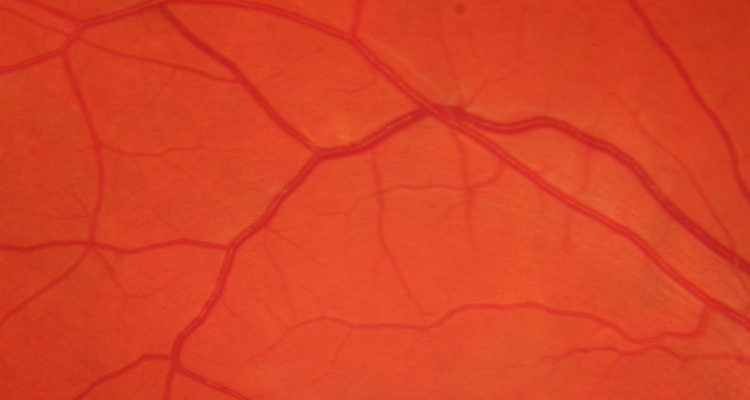
#> input picture images/2106753_vesselimage.jpg, 1500 x 799 px (shown at 1/2 size)
$ jupyter execute vessel_segmentation.ipynb   (shell and % lines are left out)
#> lines starting #> are read from the running program, lines starting #| are printed output that depends on the picture; after the words box and inside, x2 and y2 are one past the last pixel; in counts of white or black regions, pixels touching at a corner belong together; long printed decimals are rounded
### sknw.py
import numpy as np
from numba import jit
import networkx as nx

def neighbors(shape):
    dim = len(shape)
    block = np.ones([3]*dim)
    block[tuple([1]*dim)] = 0
    idx = np.where(block>0)
    idx = np.array(idx, dtype=np.uint8).T
    idx = np.array(idx-[1]*dim)
    acc = np.cumprod((1,)+shape[::-1][:-1])
    return np.dot(idx, acc[::-1])

@jit(nopython=True) # my mark
def mark(img, nbs): # mark the array use (0, 1, 2)
    img = img.ravel()
    for p in range(len(img)):
        if img[p]==0:continue
        s = 0
        for dp in nbs:
            if img[p+dp]!=0:s+=1
        if s==2:img[p]=1
        else:img[p]=2

@jit(nopython=True) # trans index to r, c...
def idx2rc(idx, acc):
    rst = np.zeros((len(idx), len(acc)), dtype=np.int16)
    for i in range(len(idx)):
        for j in range(len(acc)):
            rst[i,j] = idx[i]//acc[j]
            idx[i] -= rst[i,j]*acc[j]
    rst -= 1
    return rst

@jit(nopython=True) # fill a node (may be two or more points)
def fill(img, p, num, nbs, acc, buf):
    img[p] = num
    buf[0] = p
    cur = 0; s = 1; iso = True;

    while True:
        p = buf[cur]
        for dp in nbs:
            cp = p+dp
            if img[cp]==2:
                img[cp] = num
                buf[s] = cp
                s+=1
            if img[cp]==1: iso=False
        cur += 1
        if cur==s:break
    return iso, idx2rc(buf[:s], acc)

@jit(nopython=True) # trace the edge and use a buffer, then buf.copy, if use [] numba not works
def trace(img, p, nbs, acc, buf):
    c1 = 0; c2 = 0;
    newp = 0
    cur = 1
    while True:
        buf[cur] = p
        img[p] = 0
        cur += 1
        for dp in nbs:
            cp = p + dp
            if img[cp] >= 10:
                if c1==0:
                    c1 = img[cp]
                    buf[0] = cp
                else:
                    c2 = img[cp]
                    buf[cur] = cp
            if img[cp] == 1:
                newp = cp
        p = newp
        if c2!=0:break
    return (c1-10, c2-10, idx2rc(buf[:cur+1], acc))

@jit(nopython=True) # parse the image then get the nodes and edges
def parse_struc(img, nbs, acc, iso, ring):
    img = img.ravel()
    buf = np.zeros(131072, dtype=np.int64)
    num = 10
    nodes = []
    for p in range(len(img)):
        if img[p] == 2:
            isiso, nds = fill(img, p, num, nbs, acc, buf)
            if isiso and not iso: continue
            num += 1
            nodes.append(nds)
    edges = []
    for p in range(len(img)):
        if img[p] <10: continue
        for dp in nbs:
            if img[p+dp]==1:
                edge = trace(img, p+dp, nbs, acc, buf)
                edges.append(edge)
    if not ring: return nodes, edges
    for p in range(len(img)):
        if img[p]!=1: continue
        img[p] = num; num += 1
        nodes.append(idx2rc([p], acc))
        for dp in nbs:
            if img[p+dp]==1:
                edge = trace(img, p+dp, nbs, acc, buf)
                edges.append(edge)
    return nodes, edges

# use nodes and edges build a networkx graph
def build_graph(nodes, edges, multi=False, full=True):
    os = np.array([i.mean(axis=0) for i in nodes])
    if full: os = os.round().astype(np.uint16)
    graph = nx.MultiGraph() if multi else nx.Graph()
    for i in range(len(nodes)):
        graph.add_node(i, pts=nodes[i], o=os[i])
    for s,e,pts in edges:
        if full: pts[[0,-1]] = os[[s,e]]
        l = np.linalg.norm(pts[1:]-pts[:-1], axis=1).sum()
        graph.add_edge(s,e, pts=pts, weight=l)
    return graph

# [6 lines left out: function mark_node, not called in this run]

def build_sknw(ske, multi=False, iso=True, ring=True, full=True):
    buf = np.pad(ske, (1,1), mode='constant').astype(np.uint16)
    nbs = neighbors(buf.shape)
    acc = np.cumprod((1,)+buf.shape[::-1][:-1])[::-1]
    mark(buf, nbs)
    nodes, edges = parse_struc(buf, nbs, acc, iso, ring)
    return build_graph(nodes, edges, multi, full)

# draw the graph
# [13 lines left out: function draw_graph, not called in this run]

# [36 lines that do not run on import are left out]

### vessel_segmentation.ipynb
[cell 1]
import numpy as np
import time
import scipy.ndimage
import matplotlib.pylab as plt
import skimage.filters as filters
from scipy import signal
from scipy.fftpack import fftn, ifftn, fftshift, ifftshift
from scipy.ndimage import binary_fill_holes
from skimage import io, color, util
from skimage.filters import threshold_otsu, threshold_local
from skimage.morphology import square, rectangle, diamond, disk, cube, octahedron, ball, star, octagon
from skimage.morphology import binary_dilation, binary_erosion, binary_opening, binary_closing
from skimage.morphology import dilation, erosion, opening, closing, white_tophat, remove_small_objects

# Extraction

[cell 2]
# disect image into RGB channels

im_colour = io.imread("images/2106753_vesselimage.jpg")
#> im_colour is the input picture: shape (799, 1500, 3); mean R, G, B 216.2, 66.1, 37.7

plt.figure(figsize=(25,25))
plt.subplot(2,4,1)
plt.imshow(im_colour)
plt.axis('off')
plt.title('Colour Image')

plt.subplot(2,4,2)
red = im_colour[:,:,0]
plt.imshow(red, cmap='gray')
plt.axis('off')
plt.title('Red Image')

plt.subplot(2,4,3)
green = im_colour[:,:,1]
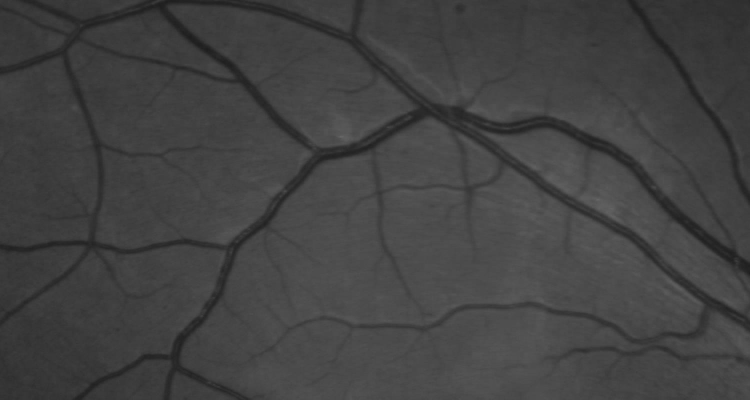
#> green: shape (799, 1500) (shown at 1/2 size); min 28, max 104, mean 66.1
plt.imshow(green, cmap='gray')
plt.axis('off')
plt.title('Green Image')

plt.subplot(2,4,4)
blue = im_colour[:,:,2]
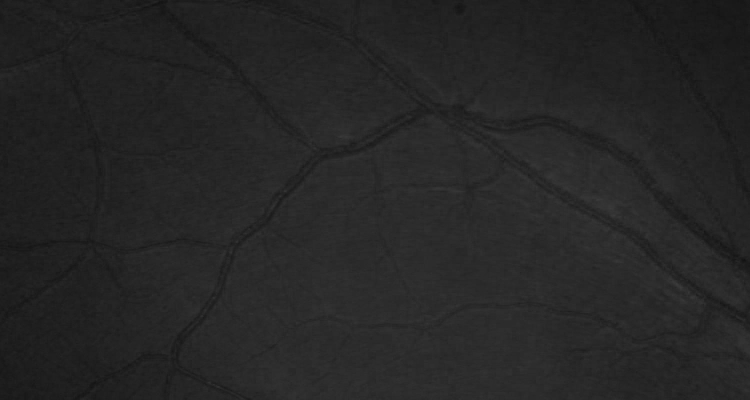
#> blue: shape (799, 1500) (shown at 1/2 size); min 16, max 60, mean 37.7
plt.imshow(blue, cmap='gray')
plt.axis('off')
plt.title('Blue Image')

[cell 3]
# transform rgb image into HSV
imhsv = color.rgb2hsv(im_colour)
#> imhsv: shape (799, 1500, 3) float64; mean of channels 0, 1, 2 0.0266, 0.826, 0.848

# displaying each hsv channel
plt.figure(figsize=(25,25))
plt.subplot(2,4,1)
plt.imshow(imhsv)
plt.axis('off')
plt.title('Image')

plt.subplot(2,4,2)
hue = imhsv[:,:,0]
plt.imshow(hue)
plt.axis('off')
plt.title('Hue Image')

plt.subplot(2,4,3)
sat = imhsv[:,:,1]
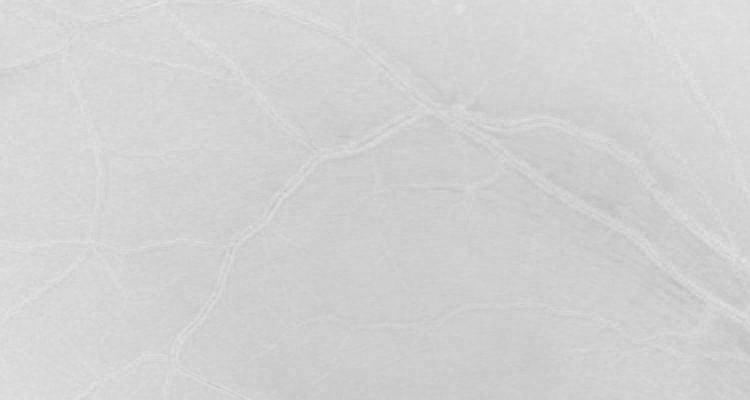
#> sat: shape (799, 1500) float64 (shown at 1/2 size); min 0.731, max 0.912, mean 0.826
plt.imshow(sat, cmap='gray')
plt.axis('off')
plt.title('Saturation Image')

plt.subplot(2,4,4)
val = imhsv[:,:,2]
plt.imshow(val, cmap='gray')
plt.axis('off')
plt.title('Value Image')

[cell 4]
# Method 1
def method(img):
    # [6 lines of commented-out code are left out]
    block_size = 125
    imbw = img < filters.threshold_local(img, block_size,method = 'gaussian')
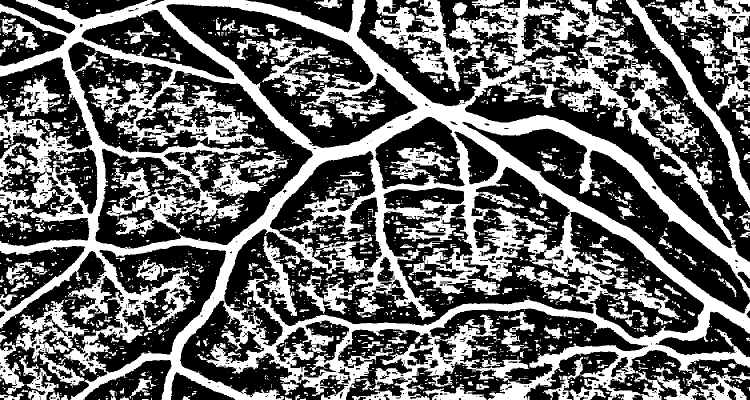
#> imbw: shape (799, 1500) bool (shown at 1/2 size); 40.5% white; 2129 white regions (1628 under 20 px), largest, box (x1, y1, x2, y2) and area: (0, 0, 1500, 799) 360318, (739, 0, 967, 182) 11852, (1291, 0, 1500, 221) 9989

    # Opening and removing small objects
    img_open = opening(imbw, octagon(3,3))
#> img_open: shape (799, 1500) bool; 26.9% white; 467 white regions, largest, box (x1, y1, x2, y2) and area: (0, 0, 1500, 799) 147725, (1252, 0, 1500, 411) 8587, (740, 317, 913, 637) 7235
    img_rso = remove_small_objects(img_open, 1500, connectivity=1)
#> img_rso: shape (799, 1500) bool; 15.9% white; 16 white regions, largest, box (x1, y1, x2, y2) and area: (0, 0, 1500, 799) 145471, (1252, 0, 1500, 411) 8587, (740, 317, 913, 637) 7235

    plt.figure(figsize = (25,25))
    plt.subplot(2,4,1)
    plt.imshow(imbw, cmap="gray")
    plt.axis('off')
    plt.title('Method 1 - Local Adaptive Thresholding')

    plt.subplot(2,4,2)
    plt.imshow(img_open, cmap="gray")
    plt.axis('off')
    plt.title('Method 1 - Opening with Octagon 3')

    plt.subplot(2,4,3)
    plt.imshow(img_rso, cmap="gray")
    plt.axis('off')
    plt.title('Method 1 - Removing Small Objects')

# Method 2
def method_two(img):
    # Frangi filter using both plate-like and blob-like structuring elements
    frangi_img = filters.frangi(img, sigmas=(0.5, 5), scale_step=2, alpha=10, beta=15, black_ridges=True)
    # Thresholding
    thresh = np.where(frangi_img > np.mean(frangi_img), 1, 0)
#> thresh: shape (799, 1500) int64; values 0 (black) and 1 (white), 19.1% white; 13730 white regions (12991 under 20 px), largest, box (x1, y1, x2, y2) and area: (0, 0, 1500, 799) 126067, (1257, 0, 1500, 411) 6222, (1082, 650, 1500, 756) 5890
    # Cleanup with opening and closing
    img_open = opening(thresh, disk(3))
#> img_open: shape (799, 1500) int64; values 0 (black) and 1 (white), 11.4% white; 82 white regions, largest, box (x1, y1, x2, y2) and area: (0, 0, 1500, 799) 114593, (1257, 0, 1500, 401) 5879, (1085, 663, 1500, 734) 4945
    img_close = closing(img_open, octagon(4,4))
#> img_close: shape (799, 1500) int64; values 0 (black) and 1 (white), 12.1% white; 56 white regions, largest, box (x1, y1, x2, y2) and area: (0, 0, 1500, 799) 132070, (1257, 0, 1500, 401) 5914, (1128, 428, 1143, 508) 677
    img_wth = white_tophat(img_close, disk(15))
#> img_wth: shape (799, 1500) int64; values 0 (black) and 1 (white), 11.9% white; 63 white regions (5 under 20 px), largest, box (x1, y1, x2, y2) and area: (501, 155, 1500, 744) 68186, (0, 0, 644, 799) 50463, (379, 0, 854, 212) 10976

    plt.figure(figsize = (25,25))
    plt.subplot(2,4,1)
    plt.imshow(thresh, cmap="gray")
    plt.axis('off')
    plt.title('Method 2 - Frangi Thresholding')

    plt.subplot(2,4,2)
    plt.imshow(img_open, cmap="gray")
    plt.axis('off')
    plt.title('Method 2 - Opening with Disk 3')

    plt.subplot(2,4,3)
    plt.imshow(img_close, cmap="gray")
    plt.axis('off')
    plt.title('Method 2 - Closing with Octagon 4')

    plt.subplot(2,4,4)
    plt.imshow(img_wth, cmap="gray")
    plt.axis('off')
    plt.title('Method 2 - Closing with White Top-hat')

method(green)
method_two(green)

[cell 5]
# M1
block_size = 125
imbw = green < filters.threshold_local(green, block_size,method = 'gaussian')
img_open = opening(imbw, octagon(3,3))
M1 = remove_small_objects(img_open, 1500, connectivity=1)
# M2
frangi_img = filters.frangi(green, sigmas=(0.5, 5), scale_step=2, alpha=10, beta=15, black_ridges=True)
thresh = np.where(frangi_img > np.mean(frangi_img), 1, 0)
M2 = opening(thresh, disk(3))
M2 = closing(M2, octagon(4,4))

[cell 6]
mask = io.imread("images/2106753_vesselmask.jpg")
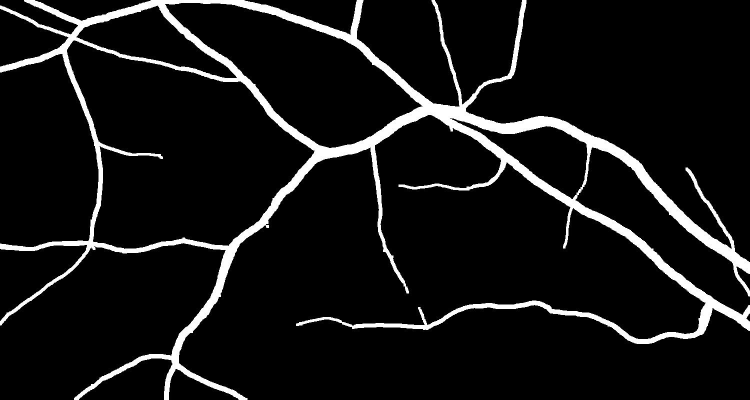
#> input picture images/2106753_vesselmask.jpg, 1500 x 799 px (shown at 1/2 size)
#> mask is the input picture: shape (799, 1500); min 0, max 255, mean 21.6
mask = mask > 0.5
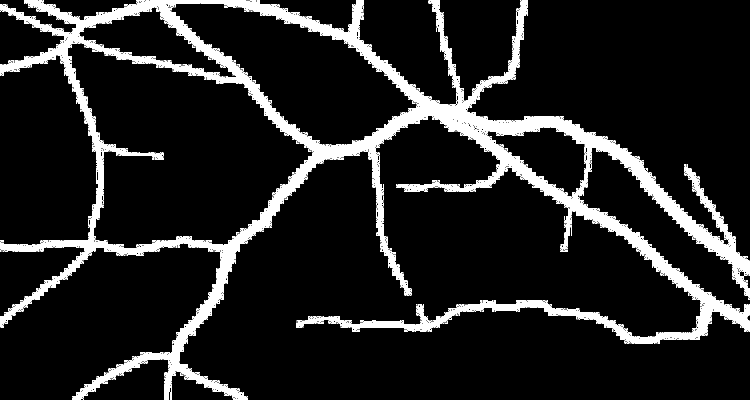
#> mask: shape (799, 1500) bool (shown at 1/2 size); 11.3% white; 560 white regions (559 under 20 px), largest, box (x1, y1, x2, y2) and area: (0, 0, 1500, 799) 133639

plt.figure(figsize = (10,10))
plt.imshow(mask, cmap="copper", alpha=0.4)
plt.imshow(M1, cmap="gray", alpha=0.3)
plt.axis('off')
plt.title('Method 1 - Overlayed Image')

plt.figure(figsize = (10,10))
plt.imshow(mask, cmap="copper", alpha=0.4)
plt.imshow(M2, cmap="gray", alpha=0.3)
plt.axis('off')
plt.title('Method 2 - Overlayed Image')

[cell 7]
# Dice similarity scores for Method 1 and Method 2

dice = np.sum(M1[mask==1])*2.0 / (np.sum(M1) + np.sum(mask))
#> dice = 0.7
dice2 = np.sum(M2[mask==1])*2.0 / (np.sum(M2) + np.sum(mask))
#> dice2 = 0.732

print(f'Dice similarity score for Method 1 is: {dice}')
#| Dice similarity score for Method 1 is: 0.6999
print(f'Dice similarity score for Method 2 is: {dice2}')
#| Dice similarity score for Method 2 is: 0.7315

# Segmentation

[cell 8]
import skimage.filters as filters
import numpy as np
import matplotlib.pylab as plt
import time
import scipy.ndimage
import sknw
from scipy import signal
from skimage import io, color
from skimage.morphology import square, rectangle, diamond, disk, cube, octahedron, ball, star, octagon
from skimage.morphology import binary_dilation, binary_erosion, binary_opening, binary_closing
from skimage.morphology import dilation, erosion, opening, closing, white_tophat, remove_small_objects
from skimage.morphology import skeletonize, thin
from skimage.transform import hough_line, hough_line_peaks
from skimage.measure import label, regionprops

[cell 9]
img = io.imread("images/2106753_vesselmask.jpg")

plt.figure(figsize = (10,10))
plt.imshow(img, cmap="gray")
plt.axis('off')
plt.title('Original Image')

# Opening with a 7 pixel diameter disk
img_open = opening(img, disk(3))

plt.figure(figsize = (10,10))
plt.imshow(img_open, cmap="gray")
plt.axis('off')
plt.title('Morphological Opening')

[cell 10]
# Thinning image
img_thin = thin(img_open)
#> img_thin: shape (799, 1500) bool; 0.64% white in thin lines or dots

plt.figure(figsize = (10,10))
plt.imshow(img_thin, cmap="gray")
plt.axis('off')
plt.title('Thinned Image')

[cell 11]
# calculating euclidian distances and summarizing
vessel_length = np.sum(scipy.ndimage.distance_transform_edt(img_thin))
#> vessel_length = 7650.4

print(f"Total Vessel length: {vessel_length}")
#| Total Vessel length: 7650.414

[cell 12]
# calculating euclidian distances and summarizing
dist_tf = scipy.ndimage.distance_transform_edt(img)
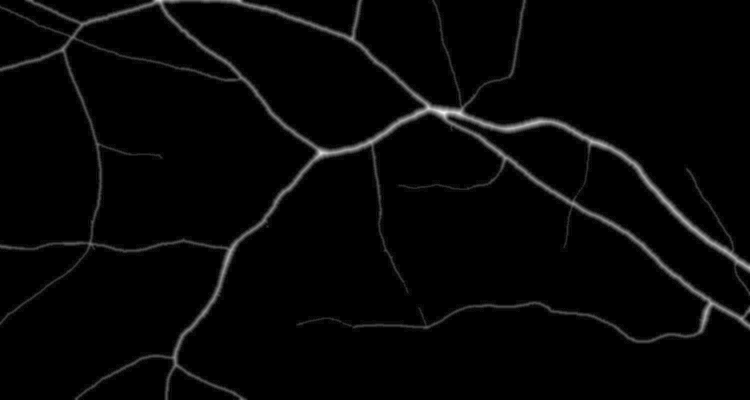
#> dist_tf: shape (799, 1500) float64 (shown at 1/2 size); min 0, max 16, mean 0.374; drawn with min black and max white
vessel_length = np.sum(dist_tf)
#> vessel_length = 447963

# thresholding vessel width by 40
wide_vessels = dist_tf > 40
#> wide_vessels: shape (799, 1500) bool; every value is 0
wide_vessels_length = np.sum(dist_tf[wide_vessels])
#> wide_vessels_length = 0

print(f"Total length of vessels wider than 40 pixels: {wide_vessels_length}")
#| Total length of vessels wider than 40 pixels: 0.0

# thresholding vessel width by 15
wide_vessels = dist_tf > 15
#> wide_vessels: shape (799, 1500) bool; 0% white in thin lines or dots, all inside (x1, y1, x2, y2) = (881, 223, 890, 227)
wide_vessels_length = np.sum(dist_tf[wide_vessels])
#> wide_vessels_length = 185.4

print(f"Total length of vessels wider than 15 pixels: {wide_vessels_length}")
#| Total length of vessels wider than 15 pixels: 185.445

[cell 13]
# Polar Rose Plot
label_img = label(img_thin)
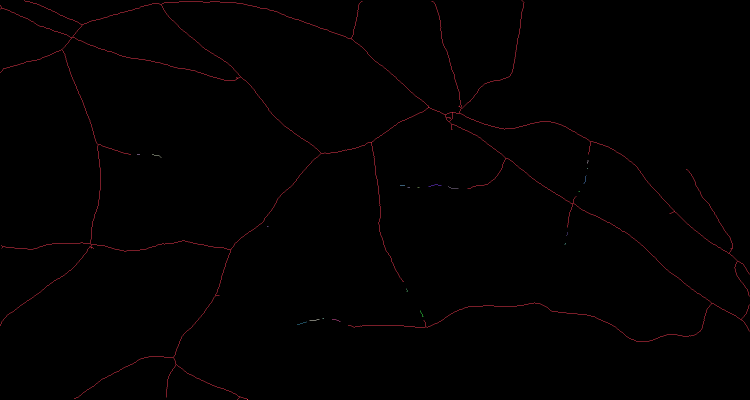
#> label_img: shape (799, 1500) int32 (shown at 1/2 size); 22 distinct labels, from 0 to 21; one colour per label, 0 black

# Region properties
regions = regionprops(label_img)
#> regions = 21 regions; largest, box (x1, y1, x2, y2) and area: (0, 0, 1500, 799) 7433, (857, 369, 883, 373) 26, (896, 373, 917, 378) 21, (619, 638, 639, 642) 20, (594, 643, 614, 650) 20

# Extract the major axis orientation
ori = [r.orientation for r in regions]
#> ori = [1.41, 1.57, 1.33, -0.232, 0, -0.227, -1.5, 1.57, 1.37, 1.57, -1.18, 1.57, 1.57, -0.231, -0.785, 0.369, 0.396, 1.57, -1.42, 1.28, -1.26]
n = len(ori)
#> n = 21

# Sector angles
angles = np.linspace(0, 2*np.pi, n+1)[:-1]

# Polar Plot
ax = plt.subplot(111, projection='polar')
bars = ax.bar(angles, ori, width=0.4)
#> bars = 21 items
ax.set_title('Polar Rose Plot')
ax.set_xlabel('Direction')
ax.set_ylabel('Count')
labels = ['N', 'NE', 'E', 'SE', 'S', 'SW', 'W', 'NW']
ax.set_xticklabels(labels)
ax.set_theta_offset(np.pi/2)
ax.set_ylim([0, np.max(ori)+ 0.5])

for i, bar in enumerate(bars):
    bar.set_facecolor(plt.cm.viridis(i/n))
#> this loop made 21 passes

plt.show()

[cell 14]
# drawing branches and calculating branch length and orientation
graph = sknw.build_sknw(img_thin)
#> in build_sknw, `mark(buf, nbs)`:
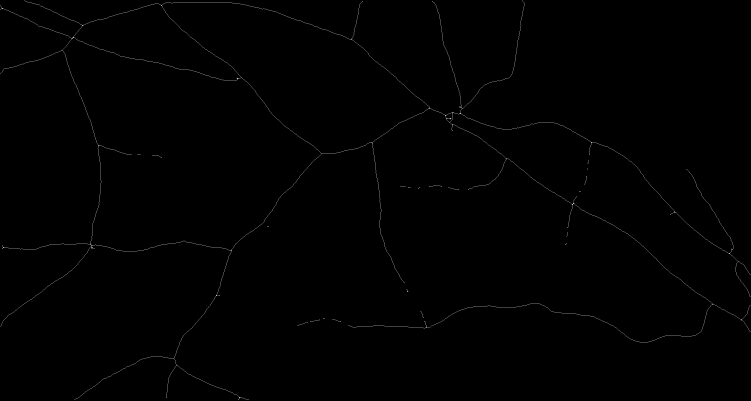
#> buf: shape (801, 1502) uint16 (shown at 1/2 size); min 0, max 2, mean 0.00652; drawn with min black and max white
#> in build_sknw, `nodes, edges = parse_struc(buf, nbs, acc, iso, ring)`: nodes = 111 items, first 6: [[0, 48]], [[0, 1043]], [[2, 724]], [[2, 863]], [[9, 321], [9, 322], [10, 322]], [[10, 0]]; edges = 101 items
#> in build_graph, `os = np.array([i.mean(axis=0) for i in nodes])`: os = 111 pairs, first value 0 to 798, second value 0 to 1499
#> the loop in build_graph, `for i in range(len(nodes)):` made 111 passes
#> the loop in build_graph, `for s,e,pts in edges:` made 101 passes
#> (s, e, l) on passes 1 to 8: (0, 8, 136.1), (1, 18, 299.3), (2, 10, 86.18), (3, 17, 241.3), (4, 8, 176.7), (4, 10, 417.3), (5, 6, 7.06), (4, 13, 225.5)

# draw image
plt.figure(figsize = (10,10))
plt.imshow(img, cmap='gray')

# draw edges by pts
for (s,e) in graph.edges():
    ps = graph[s][e]['pts']
    plt.plot(ps[:,1], ps[:,0], 'green')
#> this loop made 100 passes
#> (s, e) on passes 1 to 8: (0, 8), (1, 18), (2, 10), (3, 17), (4, 8), (4, 10), (4, 13), (5, 6)

# draw nodes by o
nodes = graph.nodes()
ps = np.array([nodes[i]['o'] for i in nodes])
#> ps has the same summary as os in build_graph
plt.plot(ps[:,1], ps[:,0], 'r.')

plt.title('Branches')
plt.show()

# Branch length and orientation
img_label = label(img_thin)
regions = regionprops(img_label)

branch_lengths = []
branch_orientations = []
for i in regions:
    if i.area < 2:
        continue
    branch_lengths.append(i.major_axis_length)
    branch_orientations.append(i.orientation)
#> after the loop, branch_lengths = [1754.5, 6.83, 22.57, 8.2, 2, 20.1, 30.08, 11.49, 24.7, 5.66, 4.83, 3.27, 3.27, 9.41, 4.47, 7.82, 16.99, 3.27, 23.32, 20.47, 24.22]; branch_orientations has the same summary as ori

for i, (length, orientation) in enumerate(zip(branch_lengths, branch_orientations)):
    print(f"Branch {i+1}: Length = {length:.2f}, Orientation = {orientation:.2f} degrees")
#> this loop made 21 passes
#> (length, orientation) on passes 1 to 8: (1754.5, 1.41), (6.83, 1.57), (22.57, 1.33), (8.2, -0.232), (2, 0), (20.1, -0.227), (30.08, -1.5), (11.49, 1.57)
#> (printed output is left out)
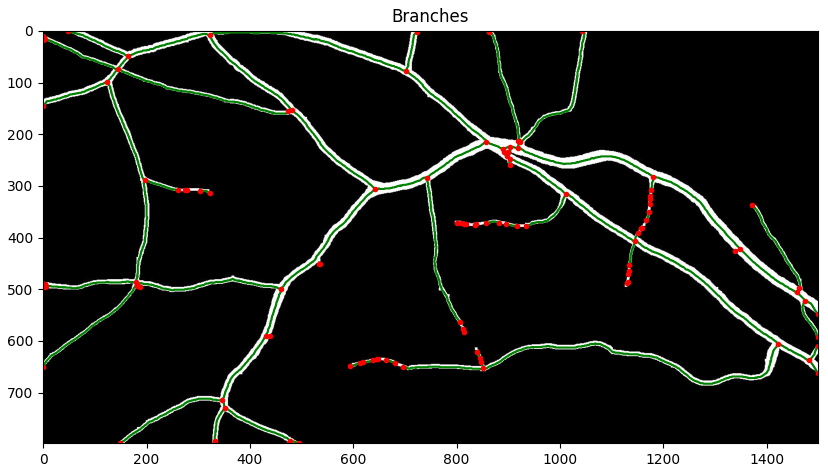
#> figure drawn by matplotlib, 1 panel
